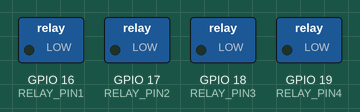
This sketch was run on a simulated ESP32. On the bench: switched loads named in the sketch (green lamp = pin HIGH).

Above: at 0.5 s.
At 3.5 s:
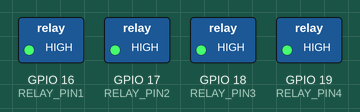
Timing chart, 0 to 4.6 s (numbered marks = the images above):
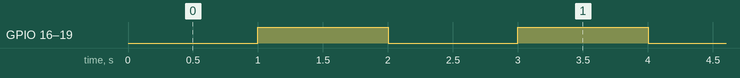

The sketch:

Relay_MultiChannel_ESP32.ino
```cpp
#define RELAY_PIN1 16
#define RELAY_PIN2 17
#define RELAY_PIN3 18
#define RELAY_PIN4 19

void setup()
{
  pinMode(RELAY_PIN1, OUTPUT);
  pinMode(RELAY_PIN2, OUTPUT);
  pinMode(RELAY_PIN3, OUTPUT);
  pinMode(RELAY_PIN4, OUTPUT);
}

//Switch on/off relay after every 1 seconds.
void loop()
{
  digitalWrite(RELAY_PIN1, LOW);
  digitalWrite(RELAY_PIN2, LOW);
  digitalWrite(RELAY_PIN3, LOW);
  digitalWrite(RELAY_PIN4, LOW);

  delay(1000);
  digitalWrite(RELAY_PIN1, HIGH);
  digitalWrite(RELAY_PIN2, HIGH);
  digitalWrite(RELAY_PIN3, HIGH);
  digitalWrite(RELAY_PIN4, HIGH);

  delay(1000);
}
```

Measured:
- by itself, GPIO 16 (RELAY_PIN1), GPIO 17 (RELAY_PIN2), GPIO 18 (RELAY_PIN3), GPIO 19 (RELAY_PIN4): alternates HIGH for 1.0 s and LOW for 1.0 s
